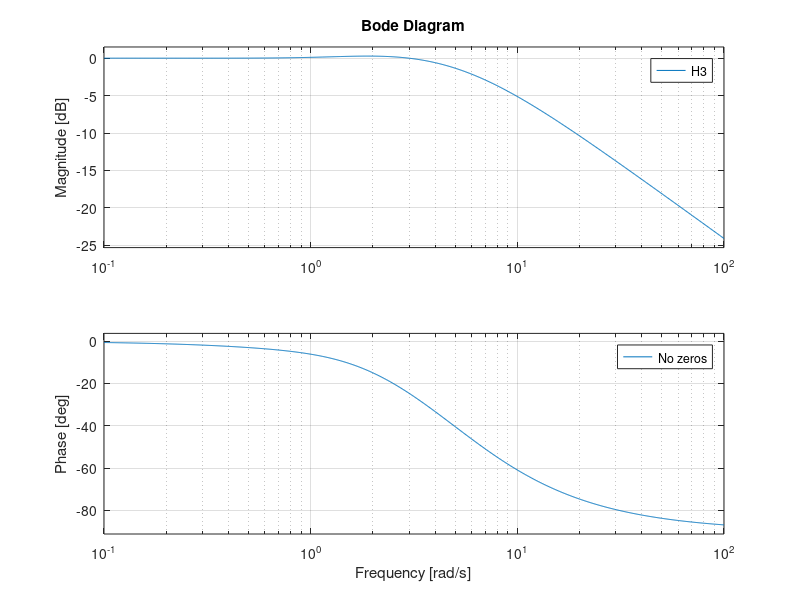

The MATLAB source for this figure:
s = tf('s');

%For styrbar form mm12
%Find chanonical controlable form
A = [7 -9;
     6 -8];
B = [4;
     3];
C = [1 1];
Cc = [B, A*B];
s2 = [0 1]*inv(Cc);
s1 = s2*A;
Tinv = [s1;
        s2];
Ac = Tinv*A*inv(Tinv);
%Make it to our wanted poles
Fx = [-2 -4];
F = Fx*Tinv;
A+B*F;
Ac+[1;0]*Fx;


%For obsaverbar form mm13
%initialisering
Lo =[-8;
     -22];
O = [C;
     C*A];
%step 1
t2 = inv(O)*[0;1];
%Step 2
t1 = A*t2;
%Step 3
To = [t1 t2];
%Step 4
Ao = inv(To)*A*To;
Co = C*To;
%Tjek om svaret er rigtigt
L = To*Lo;
eig(Ao+Lo*Co);
eig(A+L*C);
eig([A B*F; ...
     -L*C A+L*C+B*F]);

%mm14 her
Te = [1 -1;
     0 1];
Ae = inv(Te)*A*Te;
Be = inv(Te)*B;
Ce = C*Te;
Le = -1/3;
Fe = F*Te;
Ar = Ae(2,2) + Le*Ae(1,2) + (Be(2)+Le*Be(1))*Fe(2);
Br = Ae(2,1) + Le*Ae(1,1) + (Be(2)+Le*Be(1))*Fe(1) - Ar*Le;
Cr = Fe(2);
Dr = Fe(1) - Fe(2)*Le;
K = Cr*inv((s*eye(1) - Ar))*Br + Dr;
H = ss(A,B,C,zeros(1,1));
sysCL = feedback(K,H,1);
zpk(sysCL);


%mm15
Acl = [A B*F; ...
       -L*C A+L*C+B*F];
Bstor = [B
         B];
Cstor = [C 0 0];
H1 = 0.25*ss (Acl,Bstor,Cstor,zeros(1,1));
figure;
hold on;
bode(H1);
Mt1 = place((A+B*F+L*C).',F.',[-1,-2]).';
Bcl1 = [B
       Mt1];
N1 = -inv(Cstor*inv(Acl)*Bcl1);
M1 = Mt1*N1;
Bny1 = [B*N1
       M1];
H2 = ss(Acl,Bny1,Cstor,zeros(1,1));
bode(H2);
Mt2 = place((A+B*F+L*C).',F.',[-1.4,-4]).';
Bcl2 = [B
       Mt2];
N2 = -inv(Cstor*inv(Acl)*Bcl2);
M2 = Mt2*N2;
Bny2 = [B*N2
       M2];
H3 = ss(Acl,Bny2,Cstor,zeros(1,1));
bode(H3);
legend('No zeros', 'With zeros in -1 and -2', 'With zeros in -1.4 and -4');
hold off